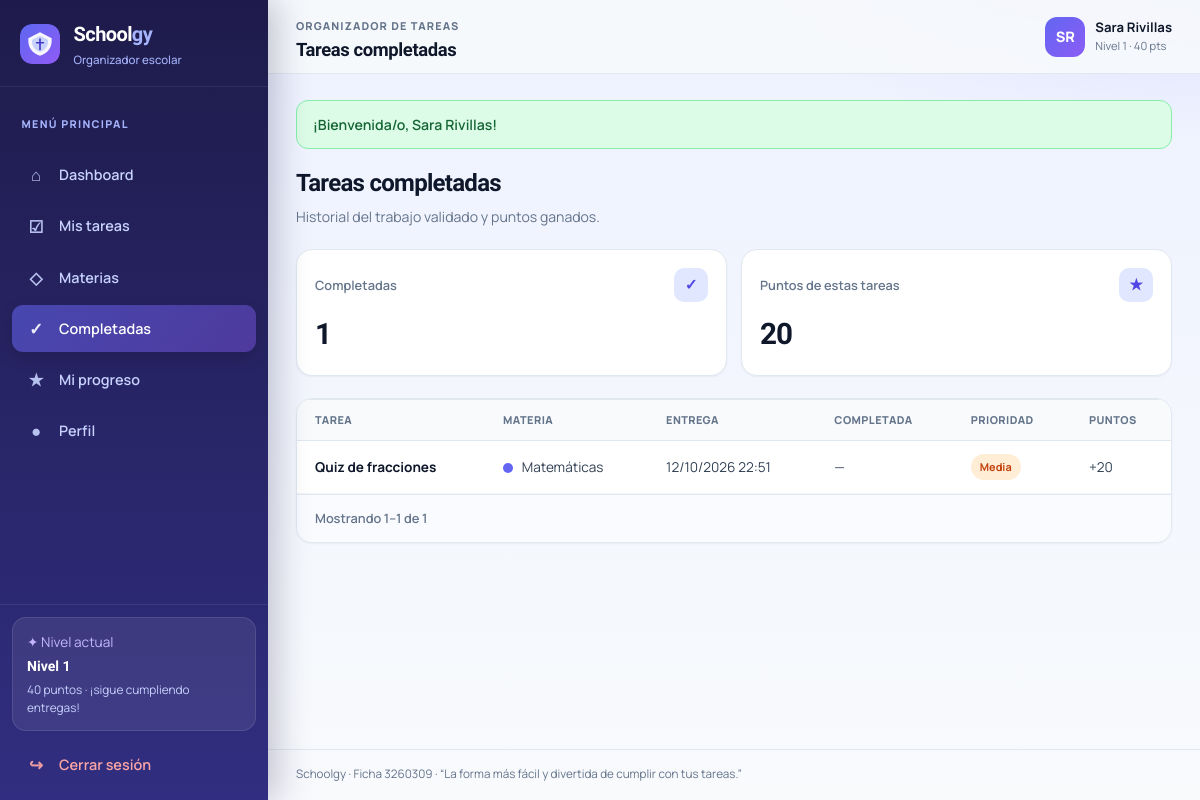
Before: /completadas.php (signed in) with the older database file.
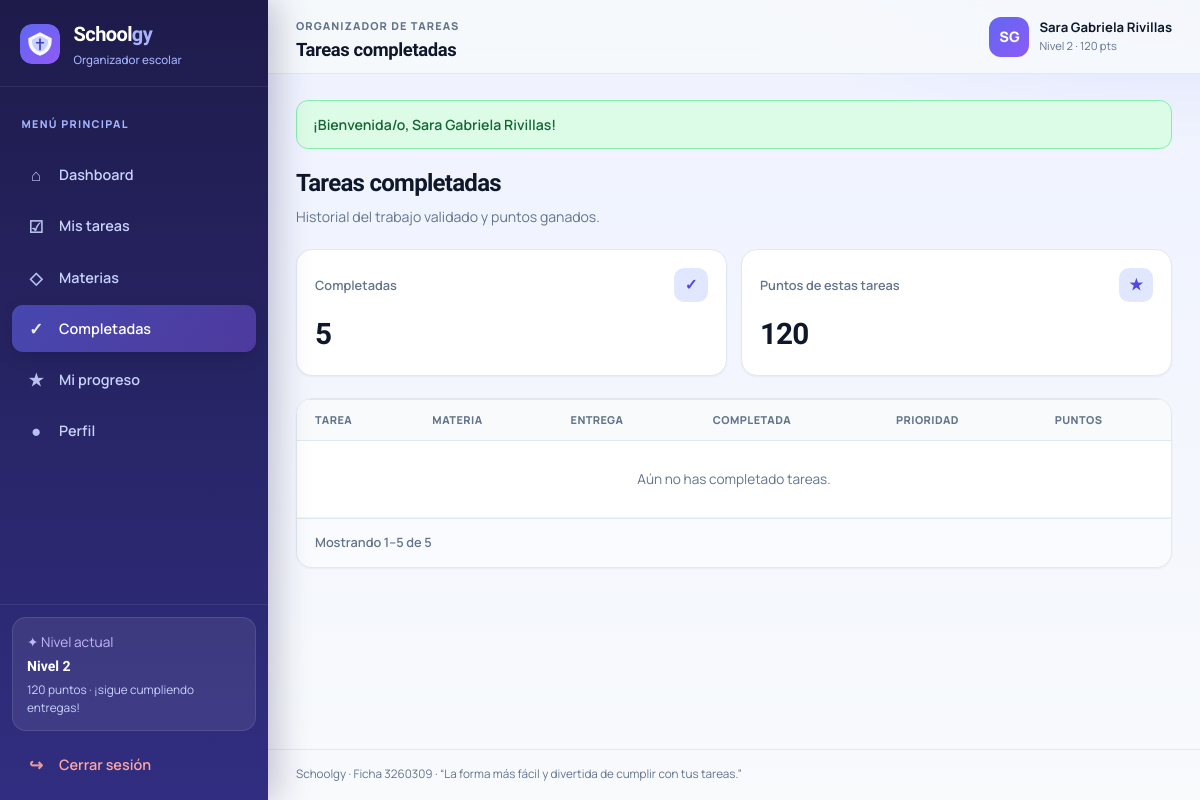
After: the same page with the newer database file.
### tables this page shows
CREATE TABLE tarea (
  id_tarea       INT UNSIGNED AUTO_INCREMENT PRIMARY KEY,
  titulo         VARCHAR(150) NOT NULL,
  descripcion    TEXT NULL,
  fecha_entrega  DATETIME NOT NULL,
  fecha_aviso    DATETIME NULL,
  prioridad      ENUM('alta','media','baja') NOT NULL DEFAULT 'media',
  estado         ENUM('pendiente','completada') NOT NULL DEFAULT 'pendiente',
  puntos         INT NOT NULL DEFAULT 10,
  id_usuario     INT UNSIGNED NOT NULL,
  id_materia     INT UNSIGNED NOT NULL,
  completada_en  DATETIME NULL,
  CONSTRAINT fk_tarea_usuario
    FOREIGN KEY (id_usuario) REFERENCES usuario (id_usuario)
    ON UPDATE CASCADE
    ON DELETE RESTRICT,
  CONSTRAINT fk_tarea_materia
    FOREIGN KEY (id_materia) REFERENCES materia (id_materia)
    ON UPDATE CASCADE
    ON DELETE RESTRICT
);

CREATE TABLE materia (
  id_materia INT UNSIGNED AUTO_INCREMENT PRIMARY KEY,
  id_usuario INT UNSIGNED NOT NULL,
  nombre     VARCHAR(80) NOT NULL,
  color      VARCHAR(20) NOT NULL DEFAULT '#6366f1',
  CONSTRAINT fk_materia_usuario
    FOREIGN KEY (id_usuario) REFERENCES usuario (id_usuario)
    ON UPDATE CASCADE
    ON DELETE RESTRICT
);

### completadas.php (the view, shortened to what the changed rows need)
<?php
require_once __DIR__ . '/includes/conexion.php';
require_once __DIR__ . '/includes/funciones.php';
$id = (int) $_SESSION['id_usuario'];
$count = $mysqli->prepare(
    "SELECT COUNT(*) AS total FROM tarea WHERE id_usuario = ? AND estado = 'completada'"
);
$count->bind_param('i', $id);
$count->execute();
$totalTareas = (int) $count->get_result()->fetch_assoc()['total'];
$ptsStmt = $mysqli->prepare(
    "SELECT COALESCE(SUM(puntos), 0) AS total_pts
     FROM tarea WHERE id_usuario = ? AND estado = 'completada'"
);
$ptsStmt->bind_param('i', $id);
$ptsStmt->execute();
$totalPts = (int) $ptsStmt->get_result()->fetch_assoc()['total_pts'];
$pag = calcularPaginacion($totalTareas, 8);
$stmt = $mysqli->prepare(
    "SELECT t.*, m.nombre AS materia, m.color
     FROM tarea t
     INNER JOIN materia m ON m.id_materia = t.id_materia
     WHERE t.id_usuario = ? AND t.estado = 'completada'
     ORDER BY t.completada_en DESC, t.fecha_entrega DESC
     LIMIT ? OFFSET ?"
);
$lim = $pag['por_pagina'];
$off = $pag['offset'];
$stmt->bind_param('iii', $id, $lim, $off);
$stmt->execute();
$tareas = $stmt->get_result()->fetch_all(MYSQLI_ASSOC);
$tituloPagina = 'Tareas completadas';
require __DIR__ . '/includes/layout_inicio.php';
?>
<div class="page-heading">
  <div>
    <h1>Tareas completadas</h1>
  </div>
</div>
<div class="stat-grid stat-grid-2">
  <div class="stat-card">
    <div class="stat-heading"><span>Completadas</span><span class="stat-ico">✓</span></div>
    <strong><?= $totalTareas ?></strong>
  </div>
  <div class="stat-card">
    <div class="stat-heading"><span>Puntos de estas tareas</span><span class="stat-ico">★</span></div>
    <strong><?= $totalPts ?></strong>
  </div>
</div>
<section class="section-card">
  <div class="table-wrap table-desktop">
    <table>
      <thead>
        <tr>
          <th>Tarea</th>
          <th>Materia</th>
          <th>Entrega</th>
          <th>Completada</th>
          <th>Prioridad</th>
          <th>Puntos</th>
        </tr>
      </thead>
      <tbody>
        <?php if (!$tareas): ?>
          <tr><td colspan="6" class="empty">Aún no has completado tareas.</td></tr>
        <?php else: ?>
          <?php foreach ($tareas as $t): ?>
            <tr>
              <td class="task-title"><?= e($t['titulo']) ?></td>
              <td>
                <span class="materia-dot" style="background:<?= e($t['color']) ?>"></span>
                <?= e($t['materia']) ?>
              </td>
              <td><?= e(formatearFecha($t['fecha_entrega'])) ?></td>
              <td><?= e(formatearFecha($t['completada_en'])) ?></td>
              <td><?= badgePrioridad($t['prioridad']) ?></td>
              <td>+<?= (int) $t['puntos'] ?></td>
            </tr>
          <?php endforeach; ?>
        <?php endif; ?>
      </tbody>
    </table>
  </div>
  <?= renderPaginacion($pag) ?>
</section>
<?php require __DIR__ . '/includes/layout_fin.php'; ?>

### includes/layout_inicio.php (shortened to what the changed rows need)
<?php
$usuarioNombre = $_SESSION['nombre'] ?? 'Estudiante';
$puntosSesion  = (int) ($_SESSION['puntos_totales'] ?? 0);
$nivelSesion   = calcularNivel($puntosSesion);
$partesNombre  = preg_split('/\s+/', trim($usuarioNombre)) ?: ['E'];
$inicial       = mb_strtoupper(mb_substr($partesNombre[0], 0, 1));
if (isset($partesNombre[1]) && $partesNombre[1] !== '') {
    $inicial .= mb_strtoupper(mb_substr($partesNombre[1], 0, 1));
}
$flash         = obtenerMensaje();
?>
<!DOCTYPE html>
<html lang="es">
<head>
  <link rel="stylesheet" href="css/app.css">
</head>
<body>
<div class="app-shell">
  <aside class="sidebar" id="sidebar">
    <div class="sidebar-bottom">
      <div class="sidebar-tip">
        <span>✦ Nivel actual</span>
        <strong>Nivel <?= (int) $nivelSesion ?></strong>
        <small><?= (int) $puntosSesion ?> puntos · ¡sigue cumpliendo entregas!</small>
      </div>
    </div>
  </aside>
  <main class="main-area">
    <header class="topbar">
      <div class="topbar-left">
        <div>
          <h2><?= e($tituloPagina) ?></h2>
        </div>
      </div>
      <div class="user-chip">
        <div class="avatar"><?= e($inicial) ?></div>
        <div>
          <strong><?= e($usuarioNombre) ?></strong>
          <small>Nivel <?= (int) $nivelSesion ?> · <?= (int) $puntosSesion ?> pts</small>
        </div>
      </div>
    </header>
    <div class="content-area">
      <?php if ($flash): ?>
        <div class="flash flash-<?= e($flash['tipo']) ?>"><?= e($flash['texto']) ?></div>
      <?php endif; ?>

### includes/funciones.php (shortened to what the changed rows need)
<?php
function e(string $texto): string
{
    return htmlspecialchars($texto, ENT_QUOTES, 'UTF-8');
}
function obtenerMensaje(): ?array
{
    $msg = $_SESSION['flash'];
    return $msg;
}
function formatearFecha(?string $fecha): string
{
    if (!$fecha) {
        return '—';
    }
    $dt = DateTime::createFromFormat('Y-m-d H:i:s', $fecha)
        ?: DateTime::createFromFormat('Y-m-d', $fecha)
        ?: DateTime::createFromFormat('Y-m-d\TH:i', $fecha);
    return $dt ? $dt->format('d/m/Y H:i') : $fecha;
}
function calcularNivel(int $puntos): int
{
    return max(1, (int) floor($puntos / 100) + 1);
}
function badgePrioridad(string $prioridad): string
{
    $mapa = [
        'alta'  => ['alta', 'badge-alta'],
        'media' => ['media', 'badge-media'],
        'baja'  => ['baja', 'badge-baja'],
    ];
    [$texto, $clase] = $mapa[$prioridad] ?? ['media', 'badge-media'];
    return '<span class="badge ' . $clase . '">' . e($texto) . '</span>';
}
function calcularPaginacion(int $total, int $porPagina = 8, string $param = 'pagina'): array
{
    $porPagina = max(1, $porPagina);
    $totalPaginas = max(1, (int) ceil($total / $porPagina));
    $pagina = max(1, (int) ($_GET[$param] ?? 1));
    $offset = ($pagina - 1) * $porPagina;
    $desde = $total === 0 ? 0 : $offset + 1;
    $hasta = min($offset + $porPagina, $total);
    return [
        'pagina'        => $pagina,
        'por_pagina'    => $porPagina,
        'total'         => $total,
        'total_paginas' => $totalPaginas,
        'offset'        => $offset,
        'desde'         => $desde,
        'hasta'         => $hasta,
    ];
}
function renderPaginacion(array $pag, array $conservar = [], string $param = 'pagina'): string
{
    $info = '<div class="paginacion-info">Mostrando '
        . (int) $pag['desde'] . '–' . (int) $pag['hasta']
        . ' de ' . (int) $pag['total'] . '</div>';
    if ($pag['total_paginas'] <= 1) {
        return '<nav class="paginacion" aria-label="Paginación">' . $info . '</nav>';
    }
    $links = '';
    return '<nav class="paginacion" aria-label="Paginación">'
        . $info
        . '<div class="paginacion-links">' . $links . '</div>'
        . '</nav>';
}

Changed rows visible on the page:
no longer on this page (row edited): tarea: titulo "Quiz de fracciones", id_materia.nombre "Matemáticas", fecha_entrega "12/10/2026 22:51", completada_en "—", prioridad "Media", puntos "20"
Other visible differences:
$nivelSesion: "1" → "2"
$puntosSesion: "40" → "120"
$inicial: "SR" → "SG"
$usuarioNombre: "Sara Rivillas" → "Sara Gabriela Rivillas"
$flash['texto']: "¡Bienvenida/o, Sara Rivillas!" → "¡Bienvenida/o, Sara Gabriela Rivillas!"
$totalTareas: "1" → "5"
$totalPts: "20" → "120"
$pag['hasta']: "1" → "5"
$pag['total']: "1" → "5"
text now shown: "Aún no has completado tareas."
